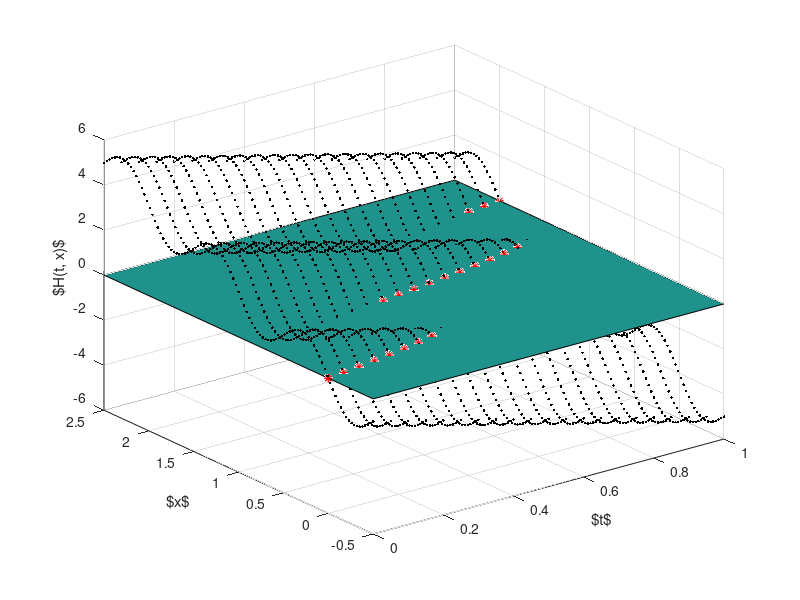
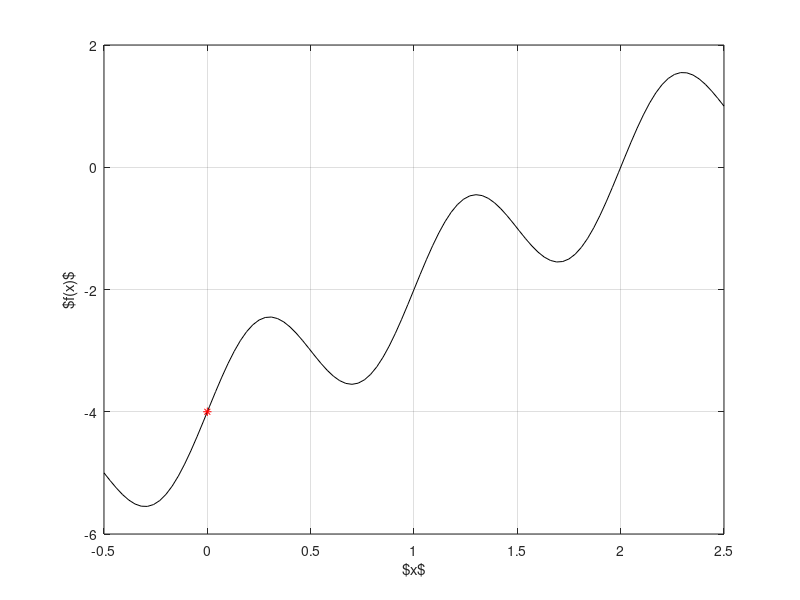

The MATLAB source for these figures, in order:
clear; close all; clc;

nimax = 100;
epsy = 1e-8;
f  =@(x) 2*x - 4 + sin(2*pi*x);
fd =@(x) 2 + 2*pi*cos(2*pi*x);
x0 = 0;
H  =@(t, x) f(x) + (t - 1)*f(x0);
Nx = 101; U = ones(1,Nx); x = linspace(-1/2,2.5,Nx);
Nt = 21; T = linspace(0,1,Nt); NIT = T; X = T;
plot3(x0,0,0,'r*'); hold on;
xk = x0;
for k = 1:Nt
    t = T(k);
    ni = 0;
    while 1
        ni = ni + 1; if ni > nimax, break, end
        xk = xk - H(t, xk)/fd(xk);
        if abs(H(t, xk)) < epsy, break, end
    end
    if ni > nimax
        disp(['Number of iterations > ' num2str(nimax)]);
        return,
    end
    disp(['t = ' num2str(t) '; Niter = ' num2str(ni) '; x = ' num2str(xk)]);
    X(k) = xk;
    NIT(k) = ni;
    plot3(t*U, x, H(t,x),'k.',t, xk, 0,'r*');
end
grid on;

p1 = [T(1), x(1), 0];
p2 = [T(Nt), x(1), 0];
p3 = [T(Nt), x(Nx), 0];
p4 = [T(1), x(Nx), 0]; 

TT = [p1(1) p2(1) p3(1) p4(1)];
XX = [p1(2) p2(2) p3(2) p4(2)];
HH = [p1(3) p2(3) p3(3) p4(3)];

fill3(TT, XX, HH, 1);
xlabel('$t$'); ylabel('$x$'); zlabel('$H(t, x)$'); % alpha(0.3)
 
figure;
plot(x, f(x),'k-',x0, f(x0),'r*'); grid on; 
xlabel('$x$'); ylabel('$f(x)$');